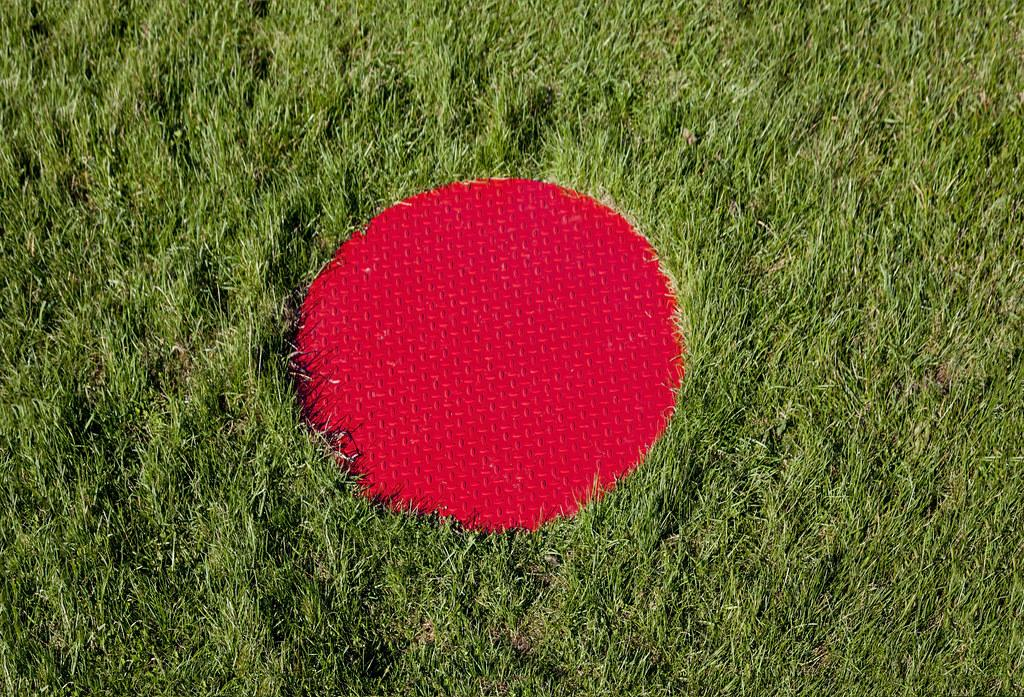
#> input picture red_point.png, 1024 x 697 px
$ python 05.py
#> lines starting #> are read from the running program, lines starting #| are printed output that depends on the picture; after the words box and inside, x2 and y2 are one past the last pixel; in counts of white or black regions, pixels touching at a corner belong together
import cv2
import numpy as np

img = cv2.imread("red_point.png")
#> img is the input picture: shape (697, 1024, 3); mean B, G, R 48.6, 89.7, 108.6

# kırmızı renk sınırları
lower = np.array([160, 0, 0])
upper = np.array([179, 255, 255])

# rgb den hsv formatına çevir
img_hsv = cv2.cvtColor(img,cv2.COLOR_BGR2HSV)
#> img_hsv: shape (697, 1024, 3); mean H, S, V 56.5, 170.6, 118.4

# aralıktaki kırmızı renk maskeler beyaza çevirir
img_mask = cv2.inRange(img_hsv,lower,upper)
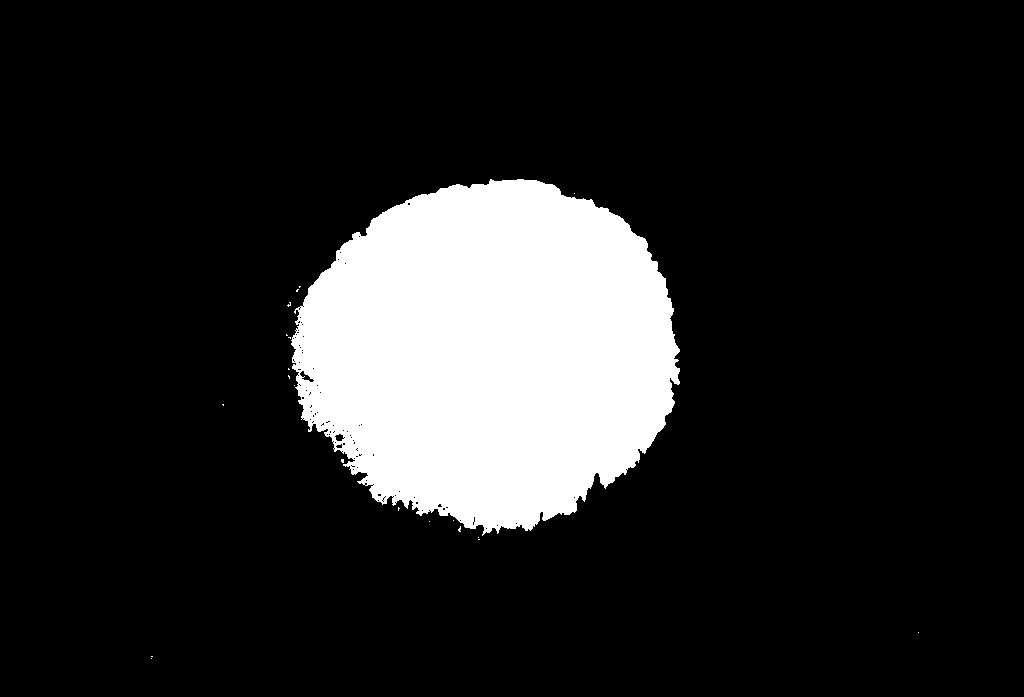
#> img_mask: shape (697, 1024); 14.5% white; 21 white regions (20 under 20 px)

#sadece maskelenen bölgeyi gösterir
img_filter = cv2.bitwise_and(img,img, mask = img_mask )
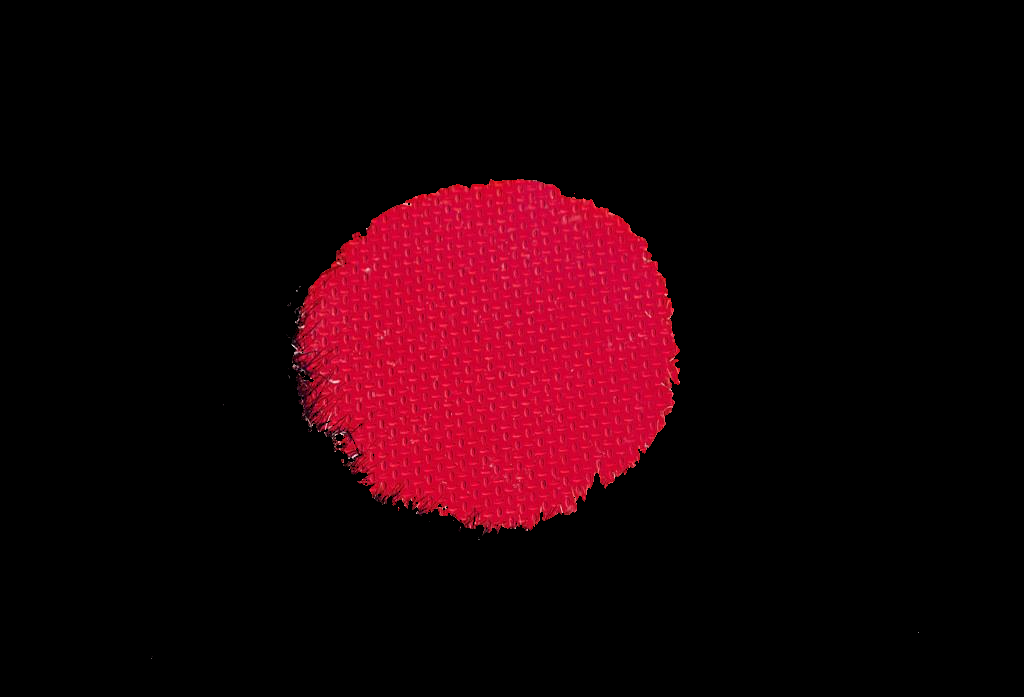
#> img_filter: shape (697, 1024, 3); mean B, G, R 7.7, 1.8, 29.7

# maskelenmiş resimlerin kenarlıkları
contours, _ = cv2.findContours(img_mask, cv2.RETR_TREE, cv2.CHAIN_APPROX_SIMPLE)
#> contours = 136 contours, 132 with area under 20; largest, box (x1, y1, x2, y2) and area: (291, 179, 680, 536) 103019, (299, 370, 315, 383) 77, (334, 433, 345, 442) 54, (335, 443, 343, 449) 24


if len(contours) > 0:
    # en büyük konturu bulur
    max_contour = max(contours, key=cv2.contourArea)
#> max_contour = contour of 888 points, box (x1, y1, x2, y2) (291, 179, 680, 536), area 103019

    # konturu çevreleyen dikdörtgen oluştur
    x, y, w, h = cv2.boundingRect(max_contour)
#> x = 291; y = 179; w = 389; h = 357

    centerX = x + w // 2
#> centerX = 485
    centerY = y + h // 2
#> centerY = 357

    # resmin çıktı boyutu için boyutu yarıya indirir
    img = cv2.pyrDown(img)
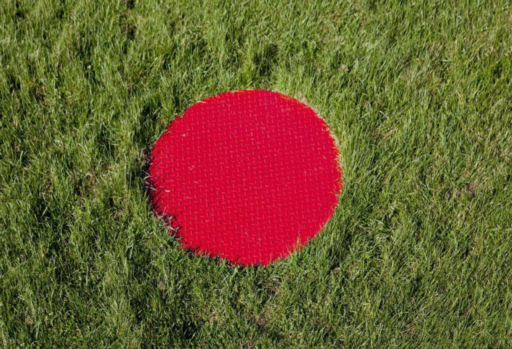
#> img: shape (349, 512, 3); mean B, G, R 48.6, 89.7, 108.5
    # kırmızı merkezin koordinatları için daire oluşturur
    cv2.circle(img, (int(centerX /2), int(centerY /2)), 5, (150, 255, 250), -1)
#> img: shape (349, 512, 3); 0.05% of pixels changed, all inside (x1, y1, x2, y2) = (237, 173, 248, 184)

    # Merkez koordinatlarını yazdır
    print(f"Kırmızı bölgenin merkezi: ({centerX}, {centerY})")
#| Kırmızı bölgenin merkezi: (485, 357)


cv2.imshow("image",img)
#cv2.imshow("hsv image",img_hsv)
#cv2.imshow("red mask image",img_mask)
#cv2.imshow("red filter image",img_filter)
cv2.waitKey(0)
cv2.destroyAllWindows()
